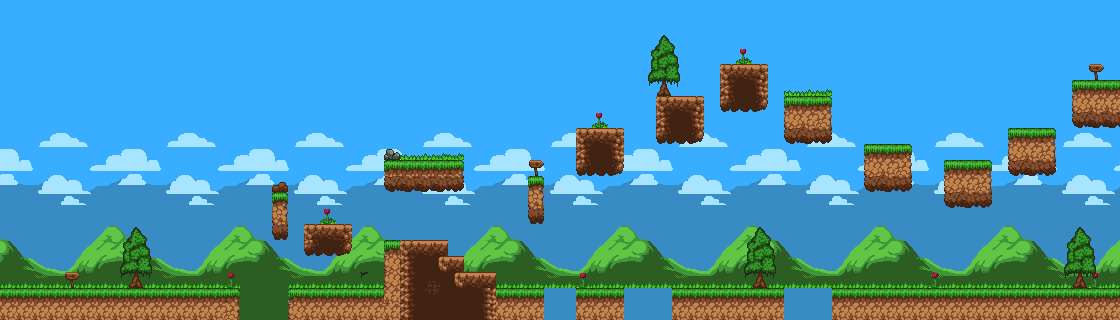

Below is a game level as drawn by its tile map, then a one-line description and the .tmx that defines it (tile-layer data replaced by summaries):
An orthogonal 70x20 tile map with 16x16 px tiles, 5 tile layers (background2, bg3, background1, floor, ...), 4 tilesets and 52 objects (23x collision, 21x platform, 3x hole, 2x champi_spawnpoint, next_lvl, ...).

<map version="1.8" tiledversion="1.8.5" orientation="orthogonal" renderorder="right-down" width="70" height="20" tilewidth="16" tileheight="16" infinite="0" nextlayerid="9" nextobjectid="69">
 <tileset firstgid="1" source="SimpleTileset2.tsx" />
 <tileset firstgid="97" source="Background1.tsx" />
 <tileset firstgid="161" source="Background3.tsx" />
 <tileset firstgid="225" source="Background2.tsx" />
 <layer id="5" name="background2" width="70" height="20">
  <data>[1400 cells, 1400 non-empty, 64 distinct tile ids]</data>
 </layer>
 <layer id="7" name="bg3" width="70" height="20">
  <data>[1400 cells, 350 non-empty, 40 distinct tile ids]</data>
 </layer>
 <layer id="3" name="background1" width="70" height="20">
  <data>[1400 cells, 360 non-empty, 40 distinct tile ids]</data>
 </layer>
 <layer id="4" name="floor" width="70" height="20">
  <data>[1400 cells, 334 non-empty, 50 distinct tile ids]</data>
 </layer>
 <layer id="6" name="decoration" width="70" height="20">
  <data>[1400 cells, 49 non-empty, 16 distinct tile ids]</data>
 </layer>
 <objectgroup id="2" name="objects">
  <object id="3" type="platform" x="-6.83333" y="288" width="245.5" height="5.83333" />
  <object id="4" type="hole" x="239.068" y="300.386" width="48.75" height="80.9318" />
  <object id="5" type="platform" x="304.25" y="222.909" width="47.9773" height="3.04545" />
  <object id="6" type="platform" x="288" y="288.25" width="124.554" height="4.25" />
  <object id="9" type="collision" x="304" y="226.159" width="47.9773" height="28.5909" />
  <object id="12" type="collision" x="288.5" y="292.625" width="120.25" height="89.7841" />
  <object id="13" type="collision" x="-51.8333" y="294.5" width="290.333" height="70.5" />
  <object id="14" type="collision" x="528.364" y="183.091" width="15.2727" height="41.4545" />
  <object id="15" type="collision" x="575.818" y="132.182" width="47.0909" height="43.0909" />
  <object id="16" type="collision" x="656" y="100" width="48" height="43.2727" />
  <object id="17" type="collision" x="719.818" y="71.4545" width="46.7273" height="40" />
  <object id="18" type="collision" x="784.727" y="100.727" width="46.5455" height="41.2727" />
  <object id="19" type="collision" x="864.727" y="152.909" width="46.1818" height="39.8182" />
  <object id="20" type="collision" x="943.818" y="166" width="47.6364" height="41.8182" />
  <object id="21" type="collision" x="1007.82" y="133.091" width="48" height="41.6364" />
  <object id="22" type="collision" x="1072" y="84.9091" width="47.6364" height="42.9091" />
  <object id="23" type="next_lvl" x="1108.91" y="48" width="10.9091" height="35.4545" />
  <object id="24" type="platform" x="1071.64" y="80" width="48.3636" height="4.72727" />
  <object id="25" type="platform" x="1008" y="127.636" width="47.0909" height="5.27273" />
  <object id="26" type="platform" x="943.818" y="159.818" width="47.6364" height="5.63636" />
  <object id="27" type="platform" x="864.182" y="143.818" width="46.5455" height="8.72727" />
  <object id="29" type="platform" x="784" y="95.2727" width="47.6364" height="5.45455" />
  <object id="30" type="platform" x="719.636" y="63.2727" width="48" height="8.54545" />
  <object id="31" type="platform" x="656" y="95.8182" width="47.2727" height="3.81818" />
  <object id="32" type="platform" x="576.182" y="127.818" width="47.0909" height="4" />
  <object id="33" type="platform" x="527.636" y="176.182" width="15.6364" height="6.90909" />
  <object id="36" type="platform" x="384.182" y="239.455" width="63.5682" height="4.90909" />
  <object id="38" type="hole" x="544" y="292" width="31.625" height="27.875" />
  <object id="39" type="ho" x="623.875" y="292.875" width="47.75" height="27" />
  <object id="40" type="hole" x="783.875" y="292.875" width="48.25" height="26.875" />
  <object id="42" type="platform" x="576" y="288.5" width="47.125" height="4.5" />
  <object id="43" type="platform" x="495.625" y="288.25" width="48.125" height="5.125" />
  <object id="44" type="collision" x="495.875" y="293.125" width="48" height="26.625" />
  <object id="45" type="collision" x="575.5" y="293.25" width="47.25" height="26" />
  <object id="46" type="collision" x="671.455" y="293.091" width="112.182" height="26.3636" />
  <object id="47" type="platform" x="672" y="287.455" width="111.455" height="5.27273" />
  <object id="48" type="collision" x="831.455" y="293.091" width="288.545" height="27.0909" />
  <object id="49" type="platform" x="831.455" y="288" width="288" height="4.90909" />
  <object id="50" type="collision" x="384" y="243.5" width="63.5" height="76.25" />
  <object id="53" type="platform" x="447.75" y="256.125" width="16.25" height="3.125" />
  <object id="54" type="platform" x="464" y="272.375" width="32" height="3.125" />
  <object id="55" type="collision" x="272" y="195.318" width="15.75" height="44.1818" />
  <object id="56" type="platform" x="272.091" y="191.818" width="15.8182" height="3.27273" />
  <object id="57" type="collision" x="447.818" y="276.455" width="48.0909" height="37.2727" />
  <object id="58" type="collision" x="447.364" y="259.455" width="16.7273" height="16.9091" />
  <object id="59" type="collision" x="384.75" y="163.25" width="79.75" height="27.75" />
  <object id="60" type="platform" x="384" y="158.5" width="80.25" height="4.75" />
  <object id="61" type="collision" x="-39.5" y="0.75" width="38.5" height="318.25" />
  <object id="62" type="collision" x="1119.5" y="-15.75" width="14.75" height="308.25" />
  <object id="67" name="champi_spawnpoint" x="304.5" y="195.5" width="47" height="28" />
  <object id="68" name="champi_spawnpoint" x="427.5" y="136.5" />
 </objectgroup>
 <objectgroup id="8" name="player">
  <object id="65" name="player_spawnpoint" type="player" x="201.5" y="224" width="29.5" height="50.5" />
 </objectgroup>
</map>
